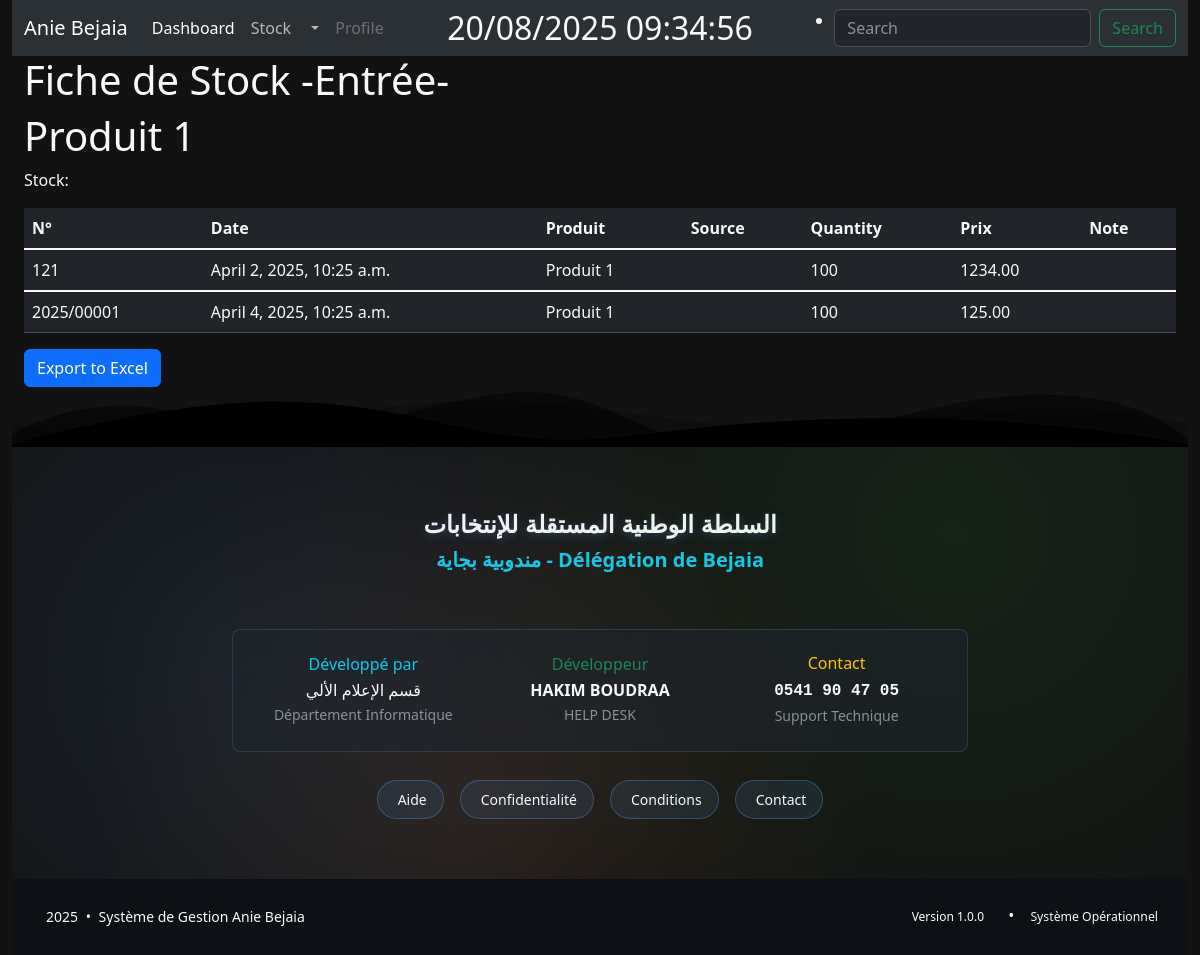
Before: /fiche-stock-entr/1 with the older database file.
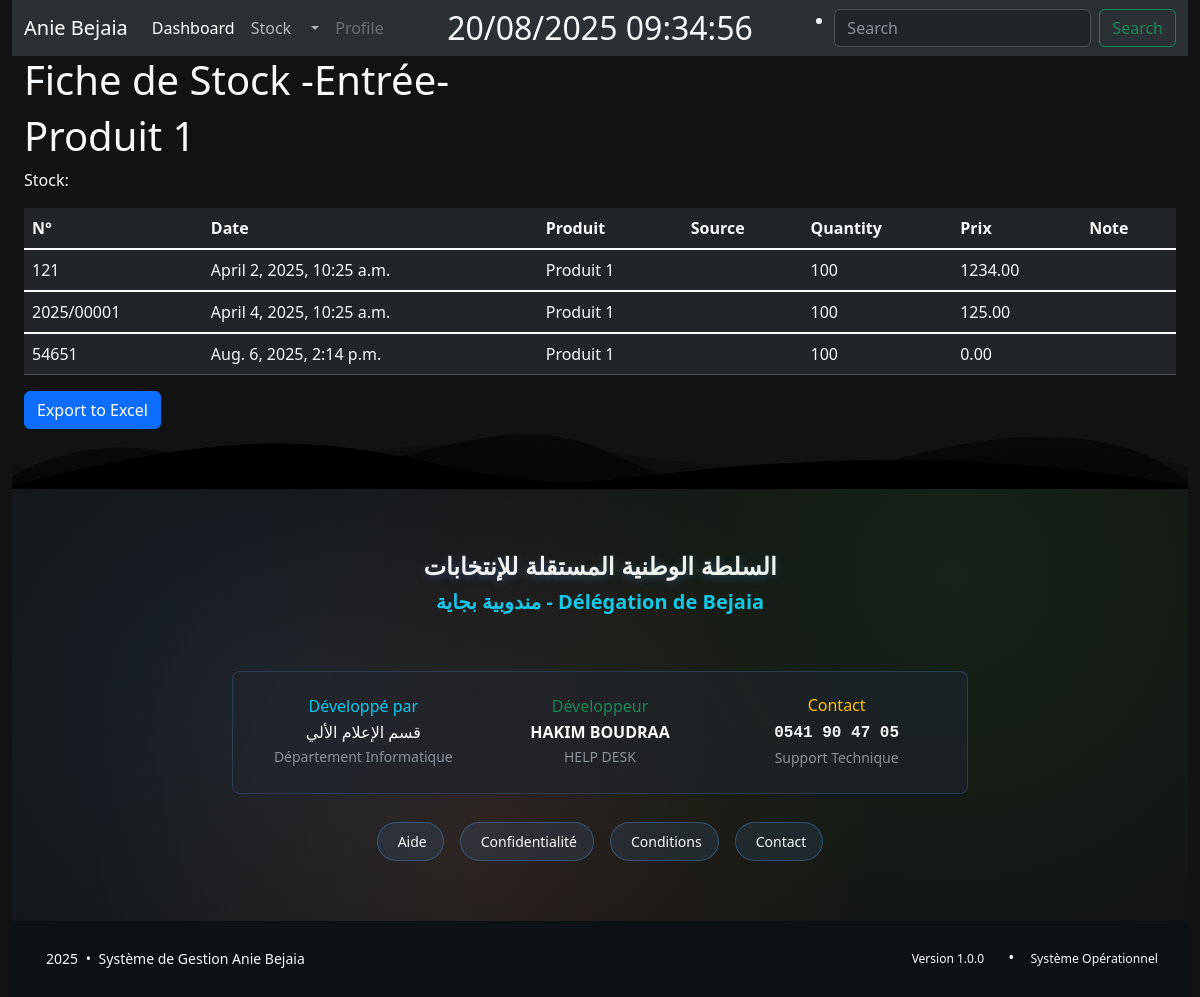
After: the same page with the newer database file.
### StockApp/models.py (models this page shows, shortened)
class FicheStockEntr(models.Model):
    user = models.ForeignKey(User, on_delete=models.DO_NOTHING, null=True, blank=True)
    name_fiche = models.ForeignKey(Product, on_delete=models.CASCADE)  # 🔹 إضافة علاقة بالمنتج
    date = models.DateTimeField(auto_now_add=True)
    number = models.CharField(max_length=10)
    source = models.ForeignKey("Commercial.Supplier", on_delete=models.CASCADE)
    quantity = models.IntegerField(default=1)
    price = models.DecimalField(max_digits=10, decimal_places=2, default=1)
    observation = tinymce_models.HTMLField(blank=True, null=True)

class Product(models.Model):
    user = models.ForeignKey(
        User, related_name="products", on_delete=models.DO_NOTHING
    )
    name = models.CharField(max_length=100)
    description = tinymce_models.HTMLField(blank=True, null=True)
    category = models.ForeignKey("Category", on_delete=models.CASCADE)
    quantity = models.IntegerField(default=1)
    price = models.DecimalField(max_digits=10, decimal_places=2, default=1)
    expiration_date = models.DateField(null=True, blank=True)

### StockApp/views.py (the view)
# urls.py: path('fiche-stock-entr/<int:pk>', views.fiche_stock_entr, name='fiche_stock_entr'),
def fiche_stock_entr(request, pk):
    item = get_object_or_404(Product, pk=pk)
    list_fiche = FicheStockEntr.objects.filter(name_fiche=item).order_by('id')  # 🔹 تصفية السجلات للمنتج المحدد
    paginator = Paginator(list_fiche, 10)
    page_number = request.GET.get("page")
    page_obj = paginator.get_page(page_number)
    return render(request, 'ficheStockEntr.html', {
        'item': item,
        "page_obj": page_obj
        })

### StockApp/templates/ficheStockEntr.html
{% extends 'base.html' %}
{% block content %}
<h1>Fiche de Stock -Entrée-</h1>
<h1>{{ item.name }}</h1>
<p>Stock: {{ item.description | safe }} </p>
<table class="table text-light">
  <thead>
    <tr>
      <th scope="col">N°</th>
      <th scope="col">Date</th>
      <th scope="col">Produit</th>
      <th scope="col">Source</th>
      <th scope="col">Quantity</th>
      <th scope="col">Prix</th>
      <th scope="col">Note</th>
    </tr>
  </thead>
  {% for fiche_enters in page_obj %}
    {% if fiche_enters.name_fiche == item %}
      <tbody class="table-group-divider">
        <tr>
          <td>{{ fiche_enters.number }}</td>
          <td>{{ fiche_enters.date }}</td>
          <td>{{ fiche_enters.name_fiche.name | safe }}</td>
          <td>{{ fiche_enters.source }}</td>
          <td>{{ fiche_enters.quantity }}</td>
          <td>{{ fiche_enters.price }}</td>
          <td>{{ fiche_enters.observation | truncatewords:3 | safe }}</td>
        </tr>
      </tbody>
    {% endif %}
  {% endfor %}
</table>
<a href="{% url 'product:export_products_to_excel' %}" class="btn btn-primary">Export to Excel</a>
{% endblock %}

Changed rows visible on the page:
added FicheStockEntr: number "54651", date "Aug. 6, 2025, 2:14 p.m.", name_fiche.name "Produit 1", quantity "100", price "0.00"
